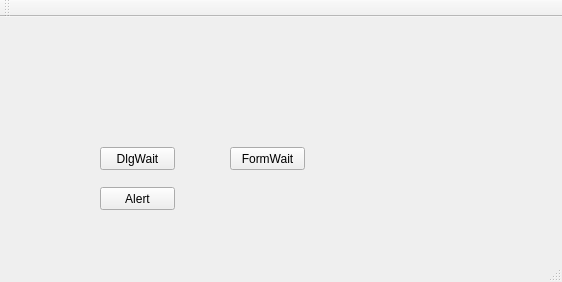
<?xml version="1.0" encoding="UTF-8"?>
<ui version="4.0">
 <class>MainWindow</class>
 <widget class="QMainWindow" name="MainWindow">
  <property name="geometry">
   <rect>
    <x>0</x>
    <y>0</y>
    <width>562</width>
    <height>282</height>
   </rect>
  </property>
  <property name="windowTitle">
   <string>MainWindow</string>
  </property>
  <widget class="QWidget" name="centralWidget">
   <widget class="QPushButton" name="pushButton">
    <property name="geometry">
     <rect>
      <x>100</x>
      <y>130</y>
      <width>75</width>
      <height>23</height>
     </rect>
    </property>
    <property name="text">
     <string>DlgWait</string>
    </property>
   </widget>
   <widget class="QPushButton" name="pushButton_2">
    <property name="geometry">
     <rect>
      <x>230</x>
      <y>130</y>
      <width>75</width>
      <height>23</height>
     </rect>
    </property>
    <property name="text">
     <string>FormWait</string>
    </property>
   </widget>
   <widget class="QPushButton" name="pushButton_3">
    <property name="geometry">
     <rect>
      <x>100</x>
      <y>170</y>
      <width>75</width>
      <height>23</height>
     </rect>
    </property>
    <property name="text">
     <string>Alert</string>
    </property>
   </widget>
  </widget>
  <widget class="QMenuBar" name="menuBar">
   <property name="geometry">
    <rect>
     <x>0</x>
     <y>0</y>
     <width>562</width>
     <height>23</height>
    </rect>
   </property>
  </widget>
  <widget class="QToolBar" name="mainToolBar">
   <attribute name="toolBarArea">
    <enum>TopToolBarArea</enum>
   </attribute>
   <attribute name="toolBarBreak">
    <bool>false</bool>
   </attribute>
  </widget>
  <widget class="QStatusBar" name="statusBar"/>
 </widget>
 <layoutdefault spacing="6" margin="11"/>
 <resources/>
 <connections/>
</ui>
